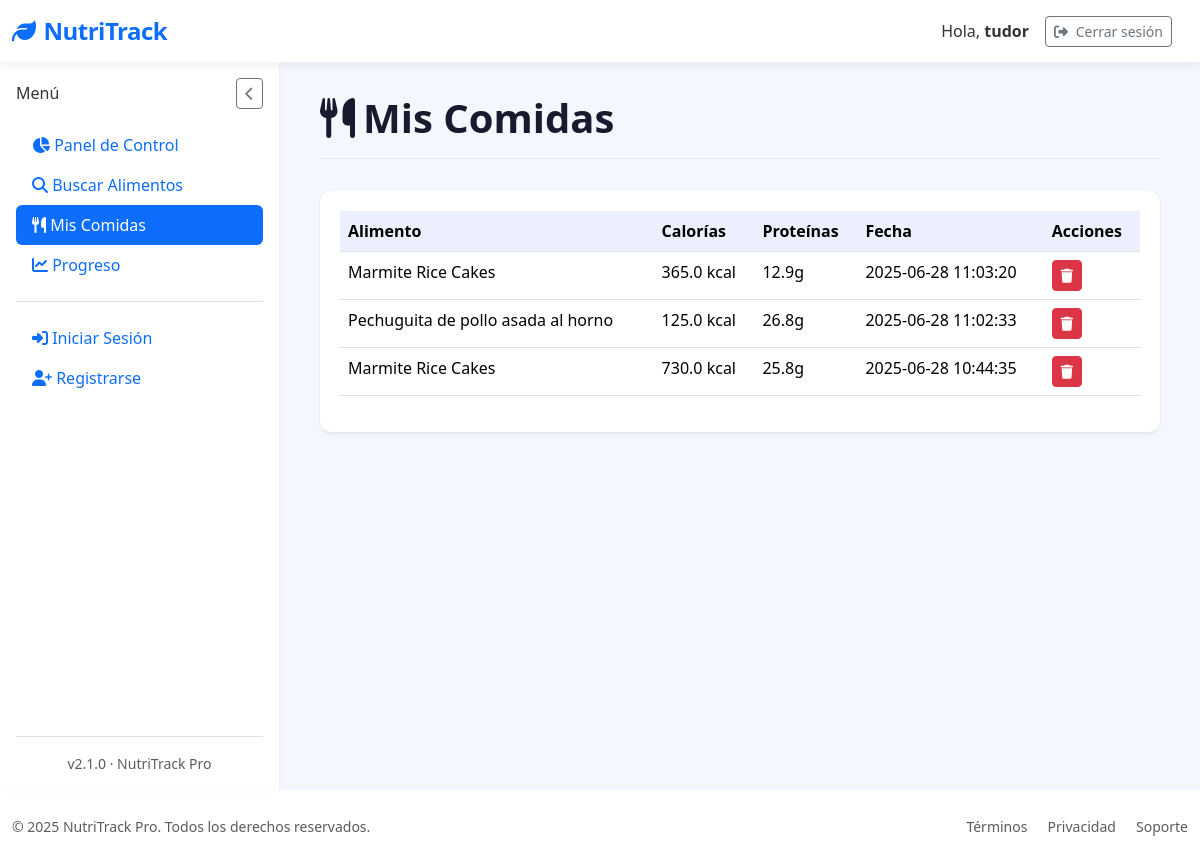
/mis-comidas (signed in), run on an earlier commit of the app's database.
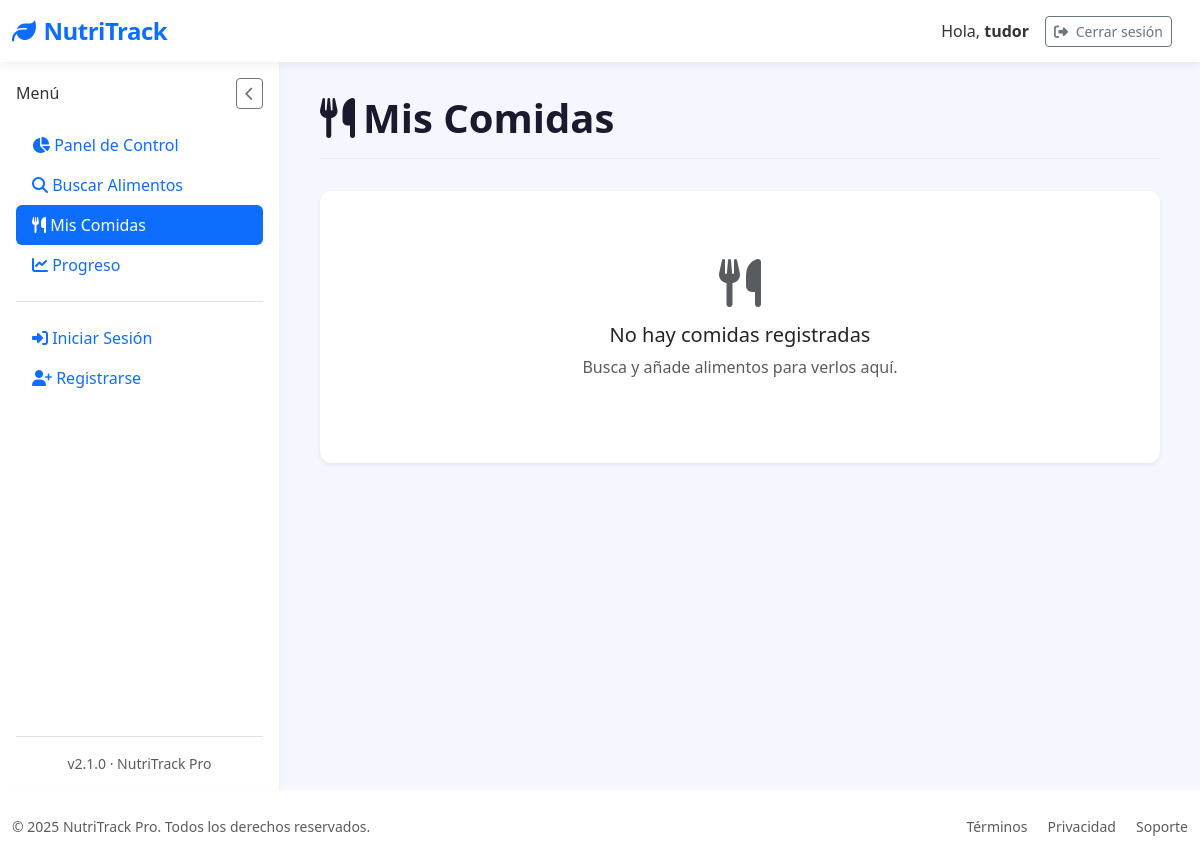
And on a later commit of the database.
### tables this page shows
CREATE TABLE food_entries (
        id INTEGER PRIMARY KEY AUTOINCREMENT,
        user_id INTEGER NOT NULL,
        food_name TEXT NOT NULL,
        calories REAL,
        proteins REAL,
        fats REAL,
        carbs REAL,
        date TIMESTAMP DEFAULT CURRENT_TIMESTAMP,
        FOREIGN KEY (user_id) REFERENCES loggin(id)
    );

### app/controllers/MyfoodsController.py (the view)
@app.route('/mis-comidas')
@login_required
def mis_comidas():
    with get_db_cursor() as cur:
        cur.execute("""
            SELECT id, food_name, calories, proteins, date
            FROM food_entries
            WHERE user_id = ?
            ORDER BY date DESC
        """, (current_user.id,))
        comidas = cur.fetchall()
    return render_template('Myfoods/mis_comidas.html', comidas=comidas)

### app/__init__.py (called while the page is built)
@login_manager.user_loader
def load_user(user_id):
    return User.get_by_id(user_id)

### app/conexion.py (called while the page is built)
@contextmanager
def get_db_connection():
    conn = sqlite3.connect(DATABASE)
    conn.row_factory = sqlite3.Row  # Esto permite acceso como diccionario
    try:
        yield conn
    finally:
        conn.close()

@contextmanager
def get_db_cursor():
    with get_db_connection() as conn:
        cursor = conn.cursor()
        try:
            yield cursor
            conn.commit()
        except:
            conn.rollback()
            raise

### app/models/LoginGoogleModel.py (called while the page is built)
    @staticmethod
    def get_by_id(user_id):
        with get_db_cursor() as cur:
            cur.execute("SELECT * FROM loggin WHERE id = ?", (user_id,))
            user = cur.fetchone()
            if user:
                return User(
                    id=user['id'],
                    username=user['username'],
                    email=user['email'] if 'email' in user.keys() else None,
                    google_id=user['google_id'] if 'google_id' in user.keys() else None
                )
        return None

### app/templates/Myfoods/mis_comidas.html (shortened to what this page needs)
{% extends "base.html" %}
{% block section %}
<div class="page-header">
  <h1 class="page-title">
    <i class="fas fa-utensils me-2"></i>Mis Comidas
  </h1>
</div>
<div class="card border-0 shadow-sm">
  <div class="card-body">
    {% if comidas %}
    <div class="table-responsive">
      <table class="table table-hover">
        <thead>
          <tr>
            <th>Alimento</th>
            <th>Calorías</th>
            <th>Proteínas</th>
            <th>Fecha</th>
            <th>Acciones</th>
          </tr>
        </thead>
        <tbody>
          {% for comida in comidas %}
          <tr>
            <td>{{ comida['food_name'] }}</td>
            <td>{{ comida['calories'] }} kcal</td>
            <td>{{ comida['proteins'] }}g</td>
            <td>{{ comida['date'] }}</td>
            <td>
              <form method="POST" action="{{ url_for('eliminar_comida', comida_id=comida['id']) }}">
                <button type="submit" class="btn btn-sm btn-danger">
                  <i class="fas fa-trash"></i>
                </button>
              </form>
            </td>
          </tr>
          {% endfor %}
        </tbody>
      </table>
    </div>
    {% else %}
    <div class="text-center py-5">
      <i class="fas fa-utensils fa-3x text-muted mb-3"></i>
      <h5 class="fw-medium">No hay comidas registradas</h5>
      <p class="text-muted">Busca y añade alimentos para verlos aquí.</p>
    </div>
    {% endif %}
  </div>
</div>
{% endblock %}

What changed in the data, as far as the page shows it:
removed food_entries: food_name "Marmite Rice Cakes", calories "365.0", proteins "12.9", date "2025-06-28 11:03:20"
removed food_entries: food_name "Pechuguita de pollo asada al horno", calories "125.0", proteins "26.8", date "2025-06-28 11:02:33"
removed food_entries: food_name "Marmite Rice Cakes", calories "730.0", proteins "25.8", date "2025-06-28 10:44:35"
Also different on the page:
text no longer shown: "Alimento Calorías Proteínas Fecha Acciones"
text now shown: "No hay comidas registradas Busca y añade alimentos para verlos aquí."
